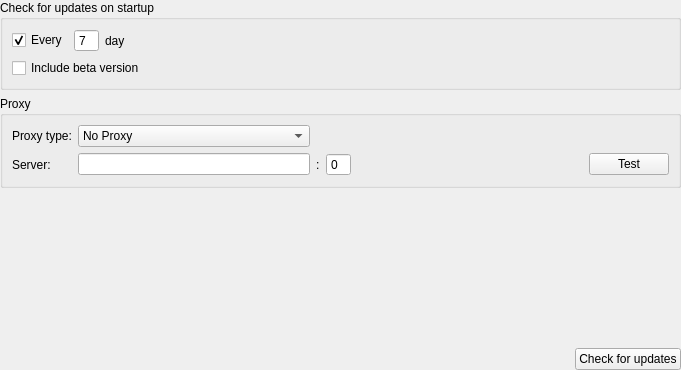
<?xml version="1.0" encoding="UTF-8"?>
<ui version="4.0">
 <class>SubUpdate</class>
 <widget class="QWidget" name="SubUpdate">
  <property name="geometry">
   <rect>
    <x>0</x>
    <y>0</y>
    <width>681</width>
    <height>370</height>
   </rect>
  </property>
  <property name="windowTitle">
   <string>Form</string>
  </property>
  <layout class="QVBoxLayout" name="verticalLayout" stretch="0,0,1,0">
   <property name="leftMargin">
    <number>0</number>
   </property>
   <property name="topMargin">
    <number>0</number>
   </property>
   <property name="rightMargin">
    <number>0</number>
   </property>
   <property name="bottomMargin">
    <number>0</number>
   </property>
   <item>
    <widget class="QGroupBox" name="groupBox_2">
     <property name="title">
      <string>Check for updates on startup</string>
     </property>
     <layout class="QGridLayout" name="gridLayout_4">
      <item row="0" column="0">
       <widget class="QCheckBox" name="checkBox_2">
        <property name="text">
         <string>Every</string>
        </property>
        <property name="checked">
         <bool>true</bool>
        </property>
       </widget>
      </item>
      <item row="0" column="1">
       <widget class="QSpinBox" name="spinBox">
        <property name="buttonSymbols">
         <enum>QAbstractSpinBox::ButtonSymbols::NoButtons</enum>
        </property>
        <property name="minimum">
         <number>1</number>
        </property>
        <property name="maximum">
         <number>31</number>
        </property>
        <property name="value">
         <number>7</number>
        </property>
       </widget>
      </item>
      <item row="1" column="0" colspan="4">
       <widget class="QCheckBox" name="checkBox_3">
        <property name="sizePolicy">
         <sizepolicy hsizetype="Minimum" vsizetype="Preferred">
          <horstretch>0</horstretch>
          <verstretch>0</verstretch>
         </sizepolicy>
        </property>
        <property name="text">
         <string>Include beta version</string>
        </property>
       </widget>
      </item>
      <item row="0" column="2">
       <widget class="QLabel" name="label_6">
        <property name="text">
         <string>day</string>
        </property>
       </widget>
      </item>
      <item row="0" column="3">
       <spacer name="horizontalSpacer_3">
        <property name="orientation">
         <enum>Qt::Orientation::Horizontal</enum>
        </property>
        <property name="sizeHint" stdset="0">
         <size>
          <width>470</width>
          <height>1</height>
         </size>
        </property>
       </spacer>
      </item>
     </layout>
    </widget>
   </item>
   <item>
    <widget class="QGroupBox" name="groupBox">
     <property name="title">
      <string>Proxy</string>
     </property>
     <layout class="QGridLayout" name="gridLayout_3">
      <item row="1" column="0">
       <widget class="QLabel" name="label_4">
        <property name="text">
         <string>Server:</string>
        </property>
       </widget>
      </item>
      <item row="0" column="1">
       <widget class="QComboBox" name="comboBox_2">
        <item>
         <property name="text">
          <string>No Proxy</string>
         </property>
        </item>
        <item>
         <property name="text">
          <string>System Proxy</string>
         </property>
        </item>
        <item>
         <property name="text">
          <string>HTTP</string>
         </property>
        </item>
        <item>
         <property name="text">
          <string>SOCKS5</string>
         </property>
        </item>
       </widget>
      </item>
      <item row="1" column="2">
       <widget class="QLabel" name="label_5">
        <property name="text">
         <string>:</string>
        </property>
       </widget>
      </item>
      <item row="1" column="4">
       <spacer name="horizontalSpacer_2">
        <property name="orientation">
         <enum>Qt::Orientation::Horizontal</enum>
        </property>
        <property name="sizeHint" stdset="0">
         <size>
          <width>40</width>
          <height>1</height>
         </size>
        </property>
       </spacer>
      </item>
      <item row="1" column="5">
       <widget class="QPushButton" name="btnTest">
        <property name="text">
         <string>Test</string>
        </property>
       </widget>
      </item>
      <item row="1" column="3">
       <widget class="QSpinBox" name="sbPort">
        <property name="frame">
         <bool>true</bool>
        </property>
        <property name="buttonSymbols">
         <enum>QAbstractSpinBox::ButtonSymbols::NoButtons</enum>
        </property>
       </widget>
      </item>
      <item row="1" column="1">
       <widget class="QLineEdit" name="leIP"/>
      </item>
      <item row="0" column="0">
       <widget class="QLabel" name="label_3">
        <property name="text">
         <string>Proxy type:</string>
        </property>
       </widget>
      </item>
     </layout>
    </widget>
   </item>
   <item>
    <spacer name="verticalSpacer_2">
     <property name="orientation">
      <enum>Qt::Orientation::Vertical</enum>
     </property>
     <property name="sizeHint" stdset="0">
      <size>
       <width>20</width>
       <height>1</height>
      </size>
     </property>
    </spacer>
   </item>
   <item>
    <widget class="QWidget" name="widget_3" native="true">
     <property name="sizePolicy">
      <sizepolicy hsizetype="Preferred" vsizetype="Preferred">
       <horstretch>0</horstretch>
       <verstretch>0</verstretch>
      </sizepolicy>
     </property>
     <layout class="QHBoxLayout" name="horizontalLayout">
      <property name="leftMargin">
       <number>0</number>
      </property>
      <property name="topMargin">
       <number>0</number>
      </property>
      <property name="rightMargin">
       <number>0</number>
      </property>
      <property name="bottomMargin">
       <number>0</number>
      </property>
      <item>
       <spacer name="horizontalSpacer_4">
        <property name="orientation">
         <enum>Qt::Orientation::Horizontal</enum>
        </property>
        <property name="sizeHint" stdset="0">
         <size>
          <width>490</width>
          <height>1</height>
         </size>
        </property>
       </spacer>
      </item>
      <item>
       <widget class="QPushButton" name="pushButton_2">
        <property name="sizePolicy">
         <sizepolicy hsizetype="Minimum" vsizetype="Preferred">
          <horstretch>0</horstretch>
          <verstretch>0</verstretch>
         </sizepolicy>
        </property>
        <property name="text">
         <string>Check for updates</string>
        </property>
       </widget>
      </item>
     </layout>
    </widget>
   </item>
  </layout>
 </widget>
 <resources/>
 <connections/>
</ui>
